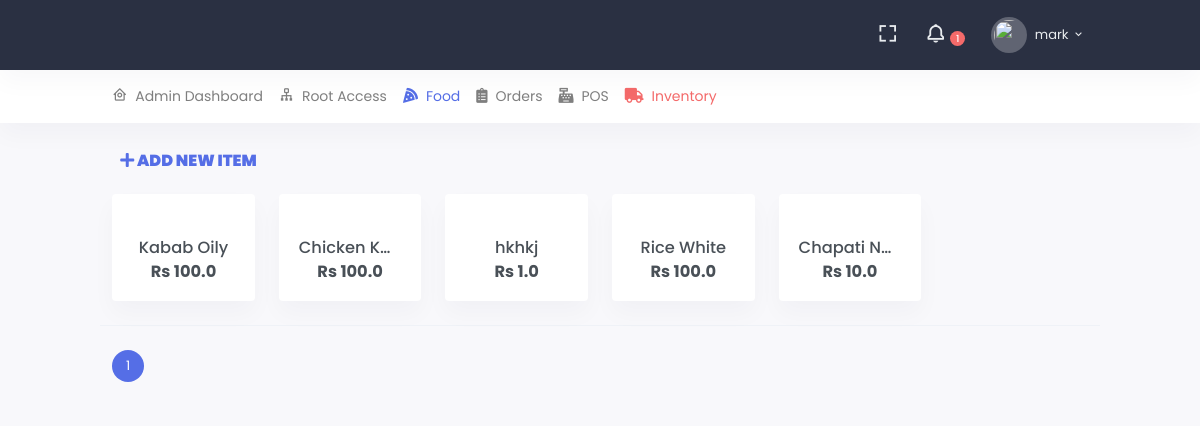
The page /admins/product/ (signed in) on the database its author committed.
### src/accounts/models.py (models this page shows, shortened)
class User(AbstractUser):
    GENDER_CHOICE = (
        ('m', 'Male'),
        ('f', 'Female'),
        ('o', 'Other'),
    )
    is_customer = models.BooleanField(default=False, help_text="This account belongs to customer")
    profile_image = ResizedImageField(
        upload_to='accounts/images/profiles/', null=True, blank=True, size=[100, 100], quality=75, force_format='PNG',
        help_text='size of logo must be 100*100 and format must be png image file', crop=['middle', 'center']
    )
    gender = models.CharField(max_length=1, null=True, blank=True, choices=GENDER_CHOICE)
    about = models.TextField(null=True, blank=True, help_text="Tell us something interesting about yourself")
    address = models.TextField(blank=True, null=True)
    phone_number = models.CharField(max_length=15, null=True, blank=True)
    class Meta:
        verbose_name_plural = "Users"
    def __str__(self):
        return self.username

### src/admins/models.py (models this page shows, shortened)
class Product(models.Model):
    name = models.CharField(max_length=255)
    desc = models.TextField(null=True, blank=True, default='Description not provided yet')
    image = ResizedImageField(
        upload_to='accounts/images/profiles/', null=True, blank=True, size=[350, 350], quality=75, force_format='PNG',
        help_text='size of logo must be 400*400 and format must be png image file', crop=['middle', 'center']
    )
    price_in = models.FloatField(default=1, help_text="Retail price")
    price_out = models.FloatField(default=1, help_text="Sale Price")
    total_quantity_sold = models.PositiveIntegerField(default=0, blank=True)
    total_sales_amount = models.PositiveIntegerField(default=0, blank=True)
    is_active = models.BooleanField(default=True)
    created_on = models.DateTimeField(auto_now_add=True)
    class Meta:
        ordering = ('-total_quantity_sold',)

### src/admins/views.py (the view)
# urls.py: path('admins/product/', views.ProductListView.as_view(), name='admins_product_list'),
@method_decorator(login_required, name='dispatch')
class ProductListView(ListView):
    model = Product
    paginate_by = 50

### src/admins/templates/admins/product_list.html (shortened to what this page needs)
{% extends 'core/base.html' %}
{% load static %}
{% block page_heading %}
    <p class="mb-0 pl-2">
        <a href="{% url 'admins_product_create' %}">
            <b>
                <i class="fa fa-plus"></i> Add New Item
            </b>
        </a>
    </p>
{% endblock %}
{% block content %}
    <div class="row">
        {% if object_list %}
            {% for object in object_list %}
                <div class="col-xl-2 col-sm-6">
                    <div class="card">
                        <div class="card-body">
                            <a href="{% url 'admins_product_detail' object.pk %}">
                                <div class="mt-4 text-center">
                                    <h5 class="mb-1 text-truncate">{{ object.name }}</h5>
                                    <h5 class="my-0"><b>Rs {{ object.price_out }}</b></h5>
                                </div>
                            </a>
                        </div>
                    </div>
                </div>
            {% endfor %}
        {% else %}
            <p class="mb-0 text-danger"><b>No Food Items available now</b></p>
        {% endif %}
    </div>
    {% if object_list %}
        <div class="row border-top">
            <div class="col-lg-12">
                <ul class="pagination pagination-rounded mt-4">
                    <li class="page-item active">
                        <a class="page-link">{{ page_obj.number }}</a>
                    </li>
                </ul>
            </div>
        </div>
    {% endif %}
{% endblock %}

### templates/core/base_head.html (shortened to what this page needs)
{% load static %}
<header id="page-topbar">
    <div class="navbar-header">
        <div class="d-flex">
            <div class="navbar-brand-box">
            </div>
        </div>
        <div class="d-flex">
            <div class="dropdown d-none d-lg-inline-block ml-1">
                <button type="button" class="btn header-item noti-icon waves-effect" data-toggle="fullscreen">
                    <i class="bx bx-fullscreen"></i>
                </button>
            </div>
            <div class="dropdown d-inline-block">
                <button type="button" class="btn header-item noti-icon waves-effect"
                        id="page-header-notifications-dropdown"
                        data-toggle="dropdown" aria-haspopup="true" aria-expanded="false">
                    <i class="bx bx-bell bx-tada"></i>
                    <span class="badge badge-danger badge-pill">
                        1
                    </span>
                </button>
            </div>
            <div class="dropdown d-inline-block">
                <button type="button" class="btn header-item waves-effect" id="page-header-user-dropdown"
                        data-toggle="dropdown" aria-haspopup="true" aria-expanded="false">
                    {% if request.user.profile_image %}
                        <img class="rounded-circle header-profile-user" src="{% static 'images/user.png' %}" alt="Header Avatar">
                    {% else %}
                         <img class="rounded-circle header-profile-user" src="{% static 'images/user.png' %}">
                    {% endif %}
                    <span class="d-none d-xl-inline-block ml-1">{{ request.user.username }}</span>
                    <i class="mdi mdi-chevron-down d-none d-xl-inline-block"></i>
                </button>
            </div>
        </div>
    </div>
</header>
<div class="topnav">
    <div class="container-fluid">
        <nav class="navbar navbar-light navbar-expand-lg topnav-menu">
            <div class="collapse navbar-collapse" id="topnav-menu-content">
                <ul class="navbar-nav">
                    {% if request.user.is_authenticated %}
                            {% include 'core/include/admin_header.html' %}
                    {% endif %}
                </ul>
            </div>
        </nav>
    </div>
</div>

### rows shown on the page
User: user.username "mark"
Product: name "Kabab Oily", price_out "100.0"
Product: name "Chicken Ka…", price_out "100.0"
Product: name "hkhkj", price_out "1.0"
Product: name "Rice White", price_out "100.0"
Product: name "Chapati Nan", price_out "10.0"

### other values the page prints
{{ page_obj.number }} "1"
